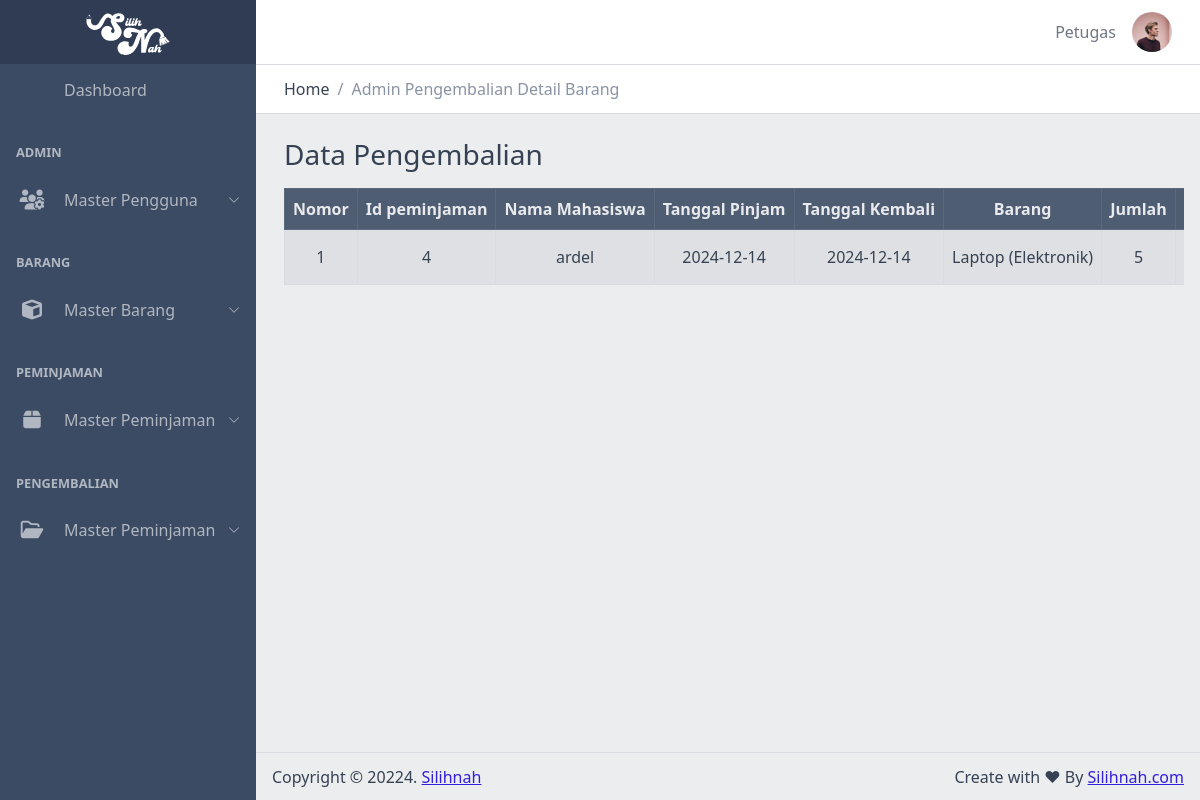
/views/admin/pengembalian/detail.php?id_peminjaman=4 (signed in), run on the app's committed database.
### tables this page shows
CREATE TABLE `peminjaman` (
  `id_peminjaman` int NOT NULL,
  `id_mahasiswa` int NOT NULL,
  `tanggal_pinjam` date NOT NULL,
  `tanggal_kembali` date NOT NULL,
  `id_petugas` int DEFAULT NULL,
  `id_status` int DEFAULT NULL
);

CREATE TABLE `mahasiswa` (
  `id_mahasiswa` int NOT NULL,
  `id_user` int NOT NULL,
  `nim` varchar(10) DEFAULT NULL,
  `nama` varchar(255) DEFAULT NULL,
  `telpon` varchar(13) DEFAULT NULL,
  `jenis_kelamin` enum('Laki-Laki','Perempuan') DEFAULT NULL,
  `tanggal_lahir` date DEFAULT NULL,
  `alamat` text,
  `agama` enum('Hindu','Islam','Budha','Kristen','Katolik','Konghucu') DEFAULT NULL
);

### functions/connect.php (called while the page is built, shortened)
<?php
class Connect
{
    private $host = 'localhost';
    private $user = 'root';
    private $pass = '';
    private $db = 'silihnah';
    function __construct()
    {
        $this->conn = new mysqli($this->host, $this->user, $this->pass, $this->db);
    }
}

### functions/peminjaman.php (called while the page is built, shortened)
<?php
include 'connect.php';
class Peminjaman extends Connect
{
    public function getDataKembaliById($id)
    {
        $query = "SELECT
            peminjaman.id_peminjaman,
            peminjaman.id_mahasiswa,
            peminjaman.id_petugas,
            peminjaman.id_status,
            peminjaman.id_peminjaman,
            peminjaman.tanggal_pinjam,
            peminjaman.tanggal_kembali,
            mahasiswa.nama AS nama_mahasiswa,
            petugas.nama AS nama_petugas,
            status.nama_status AS nama_status,
            GROUP_CONCAT(CONCAT(barang.nama, ' (', kategori.nama, ')') SEPARATOR ', ') AS barang_dipinjam,
            GROUP_CONCAT(detail_peminjaman.jumlah SEPARATOR ', ') AS jumlah_barang
        FROM
            peminjaman
        LEFT JOIN
            detail_peminjaman ON peminjaman.id_peminjaman = detail_peminjaman.id_peminjaman
        LEFT JOIN
            barang ON detail_peminjaman.id_barang = barang.id_barang
        LEFT JOIN
            kategori ON barang.id_kategori = kategori.id_kategori
        LEFT JOIN
            mahasiswa ON peminjaman.id_mahasiswa = mahasiswa.id_mahasiswa
        LEFT JOIN
            petugas ON peminjaman.id_petugas = petugas.id_petugas
        LEFT JOIN
            status ON peminjaman.id_status = status.id_status
        WHERE peminjaman.id_status = 3 && peminjaman.id_peminjaman = '$id'
        GROUP BY
            peminjaman.id_peminjaman";
        $result = mysqli_query($this->conn, $query);
        if ($result->num_rows > 0) {
            return $result->fetch_assoc();
        } else {
            return null;
        }
    }
}

### views/admin/pengembalian/detail.php (the view, shortened to what this page needs)
<?php
include '../../../functions/peminjaman.php';
$peminjaman = new Peminjaman();
$data = $peminjaman->getDataKembaliById($_GET['id_peminjaman']);
?>
<?php include('../../templates/header.php'); ?>
<div class="container-fluid">
    <div class="row justify-content-center">
        <div class="col">
            <h3>Data Pengembalian</h3>
        </div>
    </div>
</div>
<div class="container-fluid table-responsive">
    <table id="data-table" class="table text-nowrap table-bordered table-striped text-center mt-2 align-middle">
        <thead class="table-dark">
            <tr>
                <th>Nomor</th>
                <th>Id peminjaman</th>
                <th>Nama Mahasiswa</th>
                <th>Tanggal Pinjam</th>
                <th>Tanggal Kembali</th>
                <th>Barang</th>
                <th>Jumlah</th>
                <th>Nama Petugas</th>
            </tr>
        </thead>
        <tbody>
            <?php $no = 1; ?>
            <tr>
                <td><?= $no++; ?></td>
                <td><?= $data['id_peminjaman']; ?></td>
                <td><?= $data['nama_mahasiswa']; ?></td>
                <td><?= $data['tanggal_pinjam']; ?></td>
                <td><?= $data['tanggal_kembali']; ?></td>
                <td><?= $data['barang_dipinjam']; ?></td>
                <td><?= $data['jumlah_barang']; ?></td>
                <td><?= $data['nama_petugas']; ?></td>
            </tr>
        </tbody>
    </table>
</div>
<?php include('../../templates/footer.php'); ?>

### assets/css/main.css (style rules this page uses)
body { background-color: #e9ecef; }

### data on the page
peminjaman: id_peminjaman "4", id_mahasiswa.nama "ardel", tanggal_pinjam "2024-12-14", tanggal_kembali "2024-12-14"

### other printed values
$_SESSION['user']['username'] "Petugas"
$title "Admin Pengembalian Detail Barang"
$no++ "1"
$data['barang_dipinjam'] "Laptop (Elektronik)"
$data['jumlah_barang'] "5"
